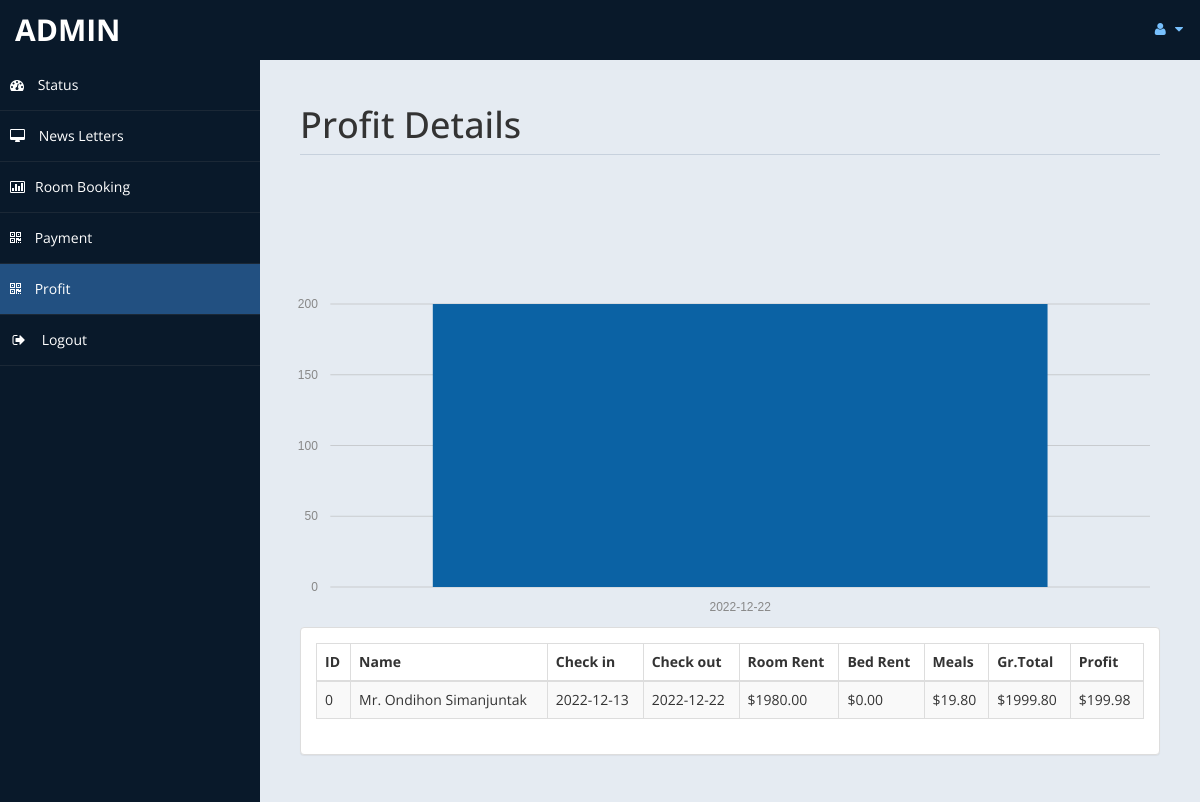
The app's page /admin/profit.php (signed in) with its own data.
### tables this page shows
CREATE TABLE `payment` (
  `id` int(11) NOT NULL,
  `title` varchar(5) DEFAULT NULL,
  `fname` varchar(30) DEFAULT NULL,
  `lname` varchar(30) DEFAULT NULL,
  `troom` varchar(30) DEFAULT NULL,
  `tbed` varchar(30) DEFAULT NULL,
  `nroom` int(11) DEFAULT NULL,
  `cin` date DEFAULT NULL,
  `cout` date DEFAULT NULL,
  `ttot` double(8,2) DEFAULT NULL,
  `fintot` double(8,2) DEFAULT NULL,
  `mepr` double(8,2) DEFAULT NULL,
  `meal` varchar(30) DEFAULT NULL,
  `btot` double(8,2) DEFAULT NULL,
  `noofdays` int(11) DEFAULT NULL
);

### admin/profit.php (the view, shortened to what this page needs)
<!DOCTYPE html>
<html xmlns="http://www.w3.org/1999/xhtml">
<head>
    <link href="assets/css/bootstrap.css" rel="stylesheet" />
    <link href="assets/css/font-awesome.css" rel="stylesheet" />
	<link rel="stylesheet" href="assets/css/morris.css">
    <link href="assets/css/custom-styles.css" rel="stylesheet" />
    <link href="assets/js/dataTables/dataTables.bootstrap.css" rel="stylesheet" />
</head>
<body>
    <div id="wrapper">
        <nav class="navbar navbar-default top-navbar" role="navigation">
            <div class="navbar-header">
                <a class="navbar-brand" href="home.php"><?php echo $_SESSION["user"]; ?> </a>
            </div>
            <ul class="nav navbar-top-links navbar-right">
                <li class="dropdown">
                    <a class="dropdown-toggle" data-toggle="dropdown" href="#" aria-expanded="false">
                        <i class="fa fa-user fa-fw"></i> <i class="fa fa-caret-down"></i>
                    </a>
                </li>
            </ul>
        </nav>
        <nav class="navbar-default navbar-side" role="navigation">
            <div class="sidebar-collapse">
                <ul class="nav" id="main-menu">
                    <li>
                        <a href="home.php"><i class="fa fa-dashboard"></i> Status</a>
                    </li>
                    <li>
                        <a  href="messages.php"><i class="fa fa-desktop"></i> News Letters</a>
                    </li>
					<li>
                        <a href="roombook.php"><i class="fa fa-bar-chart-o"></i>Room Booking</a>
                    </li>
                    <li>
                        <a  href="payment.php"><i class="fa fa-qrcode"></i> Payment</a>
                    </li>
					 <li>
                        <a class="active-menu" href="profit.php"><i class="fa fa-qrcode"></i> Profit</a>
                    </li>
                    <li>
                        <a href="logout.php" ><i class="fa fa-sign-out fa-fw"></i> Logout</a>
                    </li>
            </div>
        </nav>
        <div id="page-wrapper" >
            <div id="page-inner">
			 <div class="row">
                    <div class="col-md-12">
                        <h1 class="page-header">
                           Profit Details<small> </small>
                        </h1>
                    </div>
                </div>
            <div class="row">
				<?php
				include('db.php');
                ?>
				<br>
				<br>
				<br>
				<br><div id="chart"></div>
                <div class="col-md-12">
                    <div class="panel panel-default">
                        <div class="panel-body">
                            <div class="table-responsive">
                                <table class="table table-striped table-bordered table-hover" id="dataTables-example">
                                    <thead>
                                        <tr>
											<th>ID</th>
                                            <th>Name</th>
                                            <th>Check in</th>
											<th>Check out</th>
                                            <th>Room Rent</th>
											<th>Bed Rent</th>
											<th>Meals </th>
											<th>Gr.Total</th>
											<th>Profit</th>
                                        </tr>
                                    </thead>
                                    <tbody>
									<?php
										$sql="select * from payment";
										$re = mysqli_query($con,$sql);
										while($row = mysqli_fetch_array($re))
										{
											$id = $row['id'];
											if($id % 2 ==1 )
											{
												echo"<tr class='gradeC'>
													<td>".$row['id']." </td>
													<td>".$row['title']." ".$row['fname']." ".$row['lname']."</td>
													<td>".$row['cin']."</td>
													<td>".$row['cout']."</td>
													<td>$".$row['ttot']."</td>
													<td>$".$row['mepr']."</td>
													<td>$".$row['btot']."</td>
													<td>$".$row['fintot']."</td>
													<td>$".$row['fintot']*10/100 ."</td>
													</tr>";
											}
											else
											{
												echo"<tr class='gradeU'>
													<td>".$row['id']." </td>
													<td>".$row['title']." ".$row['fname']." ".$row['lname']."</td>
													<td>".$row['cin']."</td>
													<td>".$row['cout']."</td>
													<td>$".$row['ttot']."</td>
													<td>$".$row['mepr']."</td>
													<td>$".$row['btot']."</td>
													<td>$".$row['fintot']."</td>
													<td>$".$row['fintot']*10/100 ."</td>
													</tr>";
											}
										}
									?>
                                    </tbody>
                                </table>
                            </div>
                        </div>
                    </div>
                </div>
            </div>
                </div>
            </div>
    </div>
</body>
</html>

### admin/assets/css/custom-styles.css (style rules this page uses)
body { font-family: 'Open Sans', sans-serif; }
#wrapper { width: 100%; background:#09192A; }
#page-wrapper { padding: 15px 15px; min-height: 600px; background:#E5EBF2; }
#page-inner { width:100%; margin:10px 20px 10px 0px; background-color:transparent; padding:10px; min-height:1200px; }
h1, .h1, h2, .h2, h3, .h3 { margin-top: 7px; margin-bottom: -5px; }
.page-header { padding-bottom: 9px; margin: 10px 0 45px; border-bottom: 1px solid #C7D1DD; }
.top-navbar { margin:0px; }
.top-navbar .navbar-brand { color: #fff; width: 260px; text-align: left; height: 60px; font-size: 30px; font-weight: 700; text-transform: uppercase; line-height: 30px; }
.top-navbar .nav > li { position: relative; display: inline-block; }
.top-navbar .nav > li > a { position: relative; display: block; padding: 19px 15px; color: #77C0FD; }
.active-menu { background-color:#225081!important; }
.sidebar-collapse , .sidebar-collapse .nav { background:none; }
.sidebar-collapse .nav { padding:0; }
.sidebar-collapse .nav > li > a { color:#fff; background:transparent; text-shadow:none; }
.sidebar-collapse > .nav > li > a { padding:15px 10px; }
.sidebar-collapse > .nav > li { border-bottom: 1px solid rgba(107, 108, 109, 0.19); }
.navbar-side { border:none; background-color: transparent; }
.top-navbar { background:#09192A; border-bottom:none; }
.top-navbar .nav > li > a > i { margin-right: 2px; }
.navbar-default { border:0px solid black; }
.navbar-header { background: #09192A; }
.nav > li > a > i { margin-right:10px; }
@media (min-width:768px) { #page-wrapper { margin: 0 0 0 260px; padding: 15px 30px; min-height: 1200px; } }
@media (min-width:768px) { .navbar-side { z-index: 1; position: absolute; width: 260px; } }
@media (min-width:768px) { .navbar { border-radius: 0px; } }

### records on screen
payment: id "0", title "Mr.", fname "Ondihon", lname "Simanjuntak", cin "2022-12-13", cout "2022-12-22", ttot "1980.00", mepr "0.00", btot "19.80", fintot "1999.80", $row['fintot']*10/100 "199.98"

### other values on screen
$_SESSION["user"] "ADMIN"
